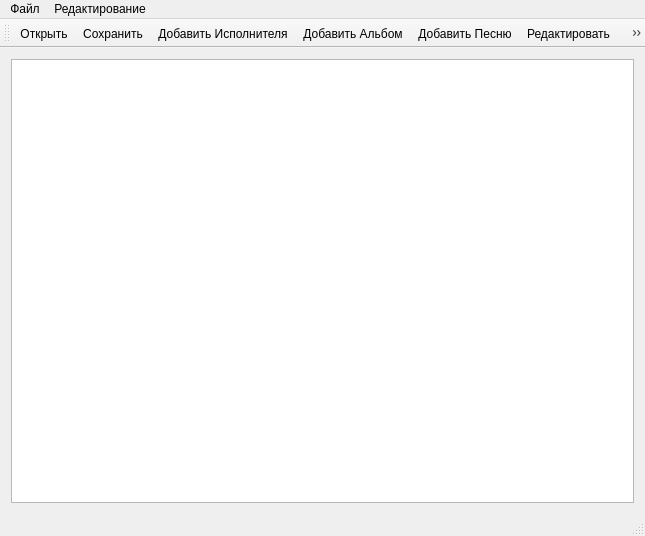
<?xml version="1.0" encoding="UTF-8"?>
<ui version="4.0">
 <class>MainWindow</class>
 <widget class="QMainWindow" name="MainWindow">
  <property name="geometry">
   <rect>
    <x>0</x>
    <y>0</y>
    <width>645</width>
    <height>536</height>
   </rect>
  </property>
  <property name="windowTitle">
   <string>Моя музыка[*]</string>
  </property>
  <widget class="QWidget" name="centralWidget">
   <layout class="QGridLayout" name="gridLayout">
    <item row="0" column="0">
     <widget class="QTreeView" name="treeView"/>
    </item>
   </layout>
  </widget>
  <widget class="QMenuBar" name="menuBar">
   <property name="geometry">
    <rect>
     <x>0</x>
     <y>0</y>
     <width>645</width>
     <height>21</height>
    </rect>
   </property>
   <widget class="QMenu" name="menu">
    <property name="title">
     <string>Файл</string>
    </property>
    <addaction name="actionOpen"/>
    <addaction name="actionSave"/>
    <addaction name="actionSaveAs"/>
    <addaction name="actionClose"/>
   </widget>
   <widget class="QMenu" name="menu_2">
    <property name="title">
     <string>Редактирование</string>
    </property>
    <addaction name="actionArtist"/>
    <addaction name="actionAlbum"/>
    <addaction name="actionSong"/>
    <addaction name="actionChang"/>
    <addaction name="actionDel"/>
   </widget>
   <addaction name="menu"/>
   <addaction name="menu_2"/>
  </widget>
  <widget class="QStatusBar" name="statusBar"/>
  <widget class="QToolBar" name="mainToolBar">
   <attribute name="toolBarArea">
    <enum>TopToolBarArea</enum>
   </attribute>
   <attribute name="toolBarBreak">
    <bool>false</bool>
   </attribute>
   <addaction name="actionOpen"/>
   <addaction name="actionSave"/>
   <addaction name="actionArtist"/>
   <addaction name="actionAlbum"/>
   <addaction name="actionSong"/>
   <addaction name="actionChang"/>
   <addaction name="actionDel"/>
  </widget>
  <action name="actionOpen">
   <property name="text">
    <string>Открыть</string>
   </property>
   <property name="toolTip">
    <string>Открыть</string>
   </property>
  </action>
  <action name="actionSave">
   <property name="text">
    <string>Сохранить</string>
   </property>
  </action>
  <action name="actionClose">
   <property name="text">
    <string>Закрыть</string>
   </property>
  </action>
  <action name="actionArtist">
   <property name="text">
    <string>Добавить Исполнителя</string>
   </property>
  </action>
  <action name="actionAlbum">
   <property name="text">
    <string>Добавить Альбом</string>
   </property>
  </action>
  <action name="actionSong">
   <property name="text">
    <string>Добавить Песню</string>
   </property>
  </action>
  <action name="actionChang">
   <property name="text">
    <string>Редактировать</string>
   </property>
  </action>
  <action name="actionDel">
   <property name="text">
    <string>Удалить</string>
   </property>
  </action>
  <action name="actionSaveAs">
   <property name="text">
    <string>Сохранить как</string>
   </property>
  </action>
 </widget>
 <layoutdefault spacing="6" margin="11"/>
 <resources/>
 <connections/>
</ui>
